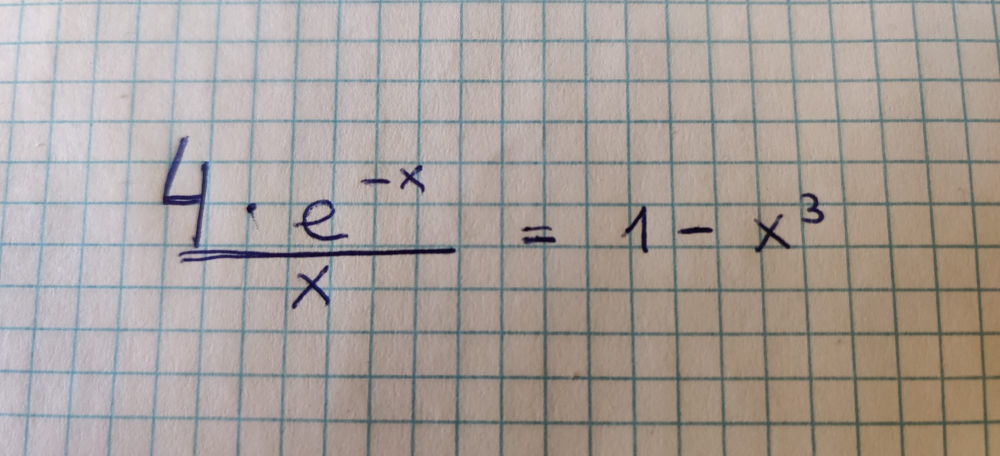
#> input picture exp.jpeg, 2000 x 912 px (shown at 1/2 size); its folder holds only this picture in this run
$ python -i segmentor2.py   (imports and definitions only)   (older library calls are emulated)
#> lines starting #> are read from the running program, lines starting #| are printed output that depends on the picture; after the words box and inside, x2 and y2 are one past the last pixel; in counts of white or black regions, pixels touching at a corner belong together
"""
Separate each contour and save as images
"""
import cv2
import numpy as np
import skimage
from skimage import measure
from skimage.exposure import exposure
import skimage.transform

cropped_imgs = []
cropped_rects = []


def getName(rect):
    return str(rect[0]) + '_' + str(rect[0] + rect[2]) + '_' + str(rect[1]) + "_" + str(rect[1] + rect[3]) + '.png'


def targetNum(blobs_labels):
    (h, w) = blobs_labels.shape
    edge1 = blobs_labels[0]
    edge2 = blobs_labels[h - 1]
    edge3 = blobs_labels[:, 0]
    edge4 = blobs_labels[:, w - 1]
    edges = []
    edges.extend(edge1)
    edges.extend(edge2)
    edges.extend(edge3)
    edges.extend(edge4)
    edges = [x for x in edges if x != 0]
    nums = list(set(edges))
    for num in nums:
        if (num in edge1) and (num in edge2) and (num in edge3) and (num in edge4):
            # print(num)
            return num
    return 0


def padding_square(img):
    """
    :type img: ndarray
    :rtype: ndarray
    """
    # TODO: add padding to right/bottom side of img and make it a square
    img = exposure.adjust_gamma(img, 0.15)
    (vertical_pixel, horizontal_pixel) = img.shape
    if vertical_pixel > horizontal_pixel:
        horizontal_padding = int(round(vertical_pixel - horizontal_pixel))
        horizontal_padding = int(horizontal_padding / 1)
        padding = ((0, 0), (horizontal_padding, horizontal_padding))
    else:
        vertical_padding = int(round(horizontal_pixel - vertical_pixel))
        vertical_padding = int(vertical_padding / 2)
        padding = ((vertical_padding, vertical_padding), (0, 0))
    img = skimage.util.pad(img, padding, 'constant', constant_values=0)
    return img


def padding_32(img):
    """
    :type img: ndarray
    :rtype: ndarray
    """
    # TODO: add padding to 32*32
    padding = ((2, 2), (2, 2))
    img = skimage.util.pad(img, padding, 'constant', constant_values=0)
    return img


def isBar(img, rect):
    treshold1 = 0.5
    treshold2 = 3
    used = 0
    total = 0
    for i in img:
        total += 1
        if i == 1:
            used += 1
    usage = used / total
    ratio = rect[2] / rect[3]
    return usage > treshold1 or ratio > treshold2


def overlap(bars_rect, i, j):
    r1 = bars_rect[i]
    r2 = bars_rect[j]
    if (r1[0] + r1[2]) < r2[0] or r1[0] > (r2[0] + r2[2]):  # don't even touch horizontally
        return False
    temp_array = [r1[0], r1[0] + r1[2],
                  r2[0], r2[0] + r2[2]]
    temp_array.sort()
    vert_overlap_rate = (temp_array[2] - temp_array[1]) / (temp_array[3] - temp_array[0])
    return vert_overlap_rate > 0.6


def cropImg(im_temp2, new_rect):
    rect = new_rect
    cv2.imwrite("./output/" + getName(rect), im_temp2)
    im_temp2 = im_temp2 * 255
    im_temp2 = padding_square(im_temp2)
    im_temp2 = im_temp2 / 255
    im_temp2 = cv2.resize(im_temp2, (28, 28), interpolation=cv2.INTER_AREA)
    im_temp2 = padding_32(im_temp2)
    # cv2.imwrite(getName(rect), im_temp2)
    cropped_imgs.append(im_temp2)
    # cv2.imwrite(f'croppedImage{len(cropped_imgs)}.png', im_temp2)
    cropped_rects.append([rect[0], rect[1], rect[0] + rect[2], rect[1] + rect[3]])


def img_combine(img1, img2, r1, r2, base_rect):
    w = base_rect[2]
    h = base_rect[3]
    base_w = base_rect[0]
    base_h = base_rect[1]
    r1 = [r1[0] - base_w, r1[1] - base_h, r1[2], r1[3]]
    r2 = [r2[0] - base_w, r2[1] - base_h, r2[2], r2[3]]
    img1 = skimage.util.pad(img1, ((r1[1], h - r1[3] - r1[1]), (r1[0], w - r1[2] - r1[0])), 'constant',
                            constant_values=0)
    img2 = skimage.util.pad(img2, ((r2[1], h - r2[3] - r2[1]), (r2[0], w - r2[2] - r2[0])), 'constant',
                            constant_values=0)
    new_im = ((img1 + img2) > 0) * 1
    return new_im


def process(image_path):
#> called with image_path = '../exp.jpeg'
    im_gray = cv2.imread(image_path, 0)
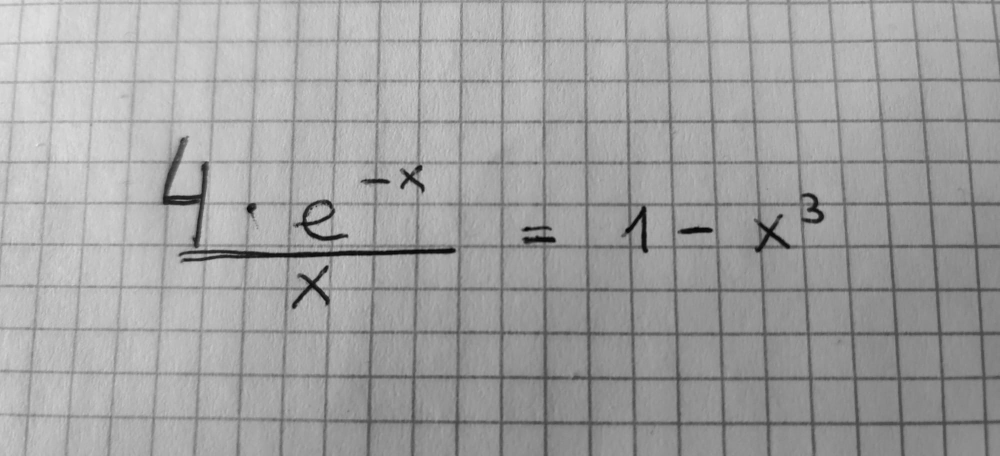
#> im_gray: shape (912, 2000) (shown at 1/2 size); min 0, max 231, mean 160.6
    cv2.imwrite('1_original.png', im_gray)
    # Convert to grayscale and apply Gaussian filtering
    im_gray = cv2.GaussianBlur(im_gray, (11, 11), 0)
    cv2.imwrite('2_gaussianblur.png', im_gray)
    im = 255 - im_gray
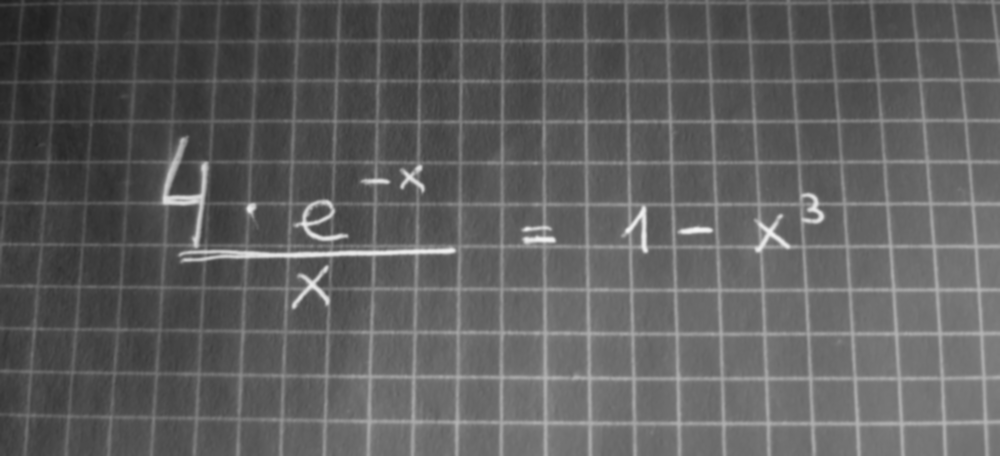
#> im: shape (912, 2000) (shown at 1/2 size); min 32, max 245, mean 94.4
    cv2.imwrite('3_negative.png', im)
    # Threshold the image
    ret, im_th = cv2.threshold(im, 220, 255, cv2.THRESH_BINARY_INV)  # 127
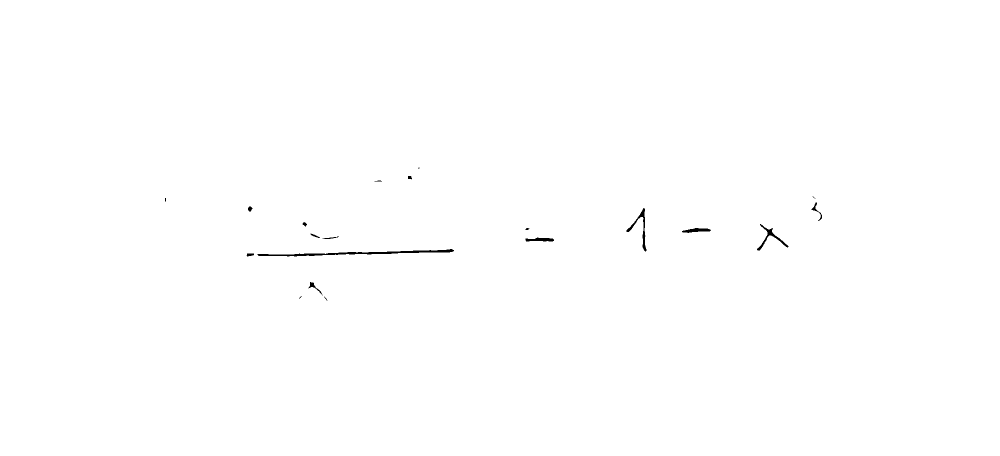
#> im_th: shape (912, 2000) (shown at 1/2 size); 99.8% white; 20 black regions (5 under 20 px), largest, box (x1, y1, x2, y2) and area: (515, 498, 908, 513) 1588, (1253, 416, 1293, 503) 560, (1514, 448, 1577, 501) 506
    cv2.imwrite('4_threshold.png', im_th)

    im2, ctrs, hier = cv2.findContours(im_th.copy(), cv2.RETR_EXTERNAL, cv2.CHAIN_APPROX_SIMPLE)
#> ctrs = [[[0, 0], [0, 911], [1999, 911], [1999, 0]]]
    cv2.imwrite('5_findContours.png', im2)
    rects = [cv2.boundingRect(ctr) for ctr in ctrs]
#> rects = [(0, 0, 2000, 912)]
    rects.sort()
    bars_rect = []
    bars_im = []

    for rect in rects:
        # create new img file
        im_temp = im2[rect[1]:rect[1] + rect[3], rect[0]:rect[0] + rect[2]]
        blobs_labels = measure.label(im_temp, connectivity=5, neighbors=8, background=0, return_num=False)
        im_temp = (blobs_labels == targetNum(blobs_labels)) * 1
        if isBar(im_temp.flatten(), rect):
            bars_rect.append(rect)
            bars_im.append(im_temp)
        else:
            cropImg(im_temp, rect)
            cv2.rectangle(im, (rect[0], rect[1]), (rect[0] + rect[2], rect[1] + rect[3]), (0, 255, 0), 3)
#> this loop made 1 pass
#> (h in targetNum, w in targetNum, nums in targetNum, treshold1 in isBar, treshold2 in isBar) on pass 1: (912, 2000, [1], 0.5, 3)
#> after the loop, bars_im = 1 item; bars_rect = [(0, 0, 2000, 912)]

    change_flag = True
    while change_flag:
        change_flag = False
        i = -1
        j = -1
        for i in range(-1, len(bars_rect) - 1):
            i += 1
            j = i
            if i >= len(bars_rect):
                break
            for j in range(i, len(bars_rect) - 1):
                j += 1
                if j >= len(bars_rect):
                    break
                if overlap(bars_rect, i, j):
                    change_flag = True
                    new_rect = (min(bars_rect[i][0], bars_rect[j][0]),
                                min(bars_rect[i][1], bars_rect[j][1]),
                                max(bars_rect[i][0] + bars_rect[i][2], bars_rect[j][0] + bars_rect[j][2]) - min(
                                    bars_rect[i][0], bars_rect[j][0]),
                                max(bars_rect[i][1] + bars_rect[i][3], bars_rect[j][1] + bars_rect[j][3]) - min(
                                    bars_rect[i][1], bars_rect[j][1]))
                    new_im = img_combine(bars_im[i], bars_im[j], bars_rect[i], bars_rect[j], new_rect)
                    del bars_rect[j]
                    del bars_rect[i]
                    del bars_im[j]
                    del bars_im[i]
                    bars_rect.append(new_rect)
                    bars_im.append(new_im)
    for i in range(len(bars_rect)):
        global cropped_imgs
        rect = bars_rect[i]
        cropImg(bars_im[i], rect)
        cv2.rectangle(im, (rect[0], rect[1]), (rect[0] + rect[2], rect[1] + rect[3]), (0, 255, 0), 3)
        im = 255 - im
#> this loop made 1 pass
#> pass 1, in padding_square, `img = skimage.util.pad(img, padding, 'constant', constant_values=0)`:
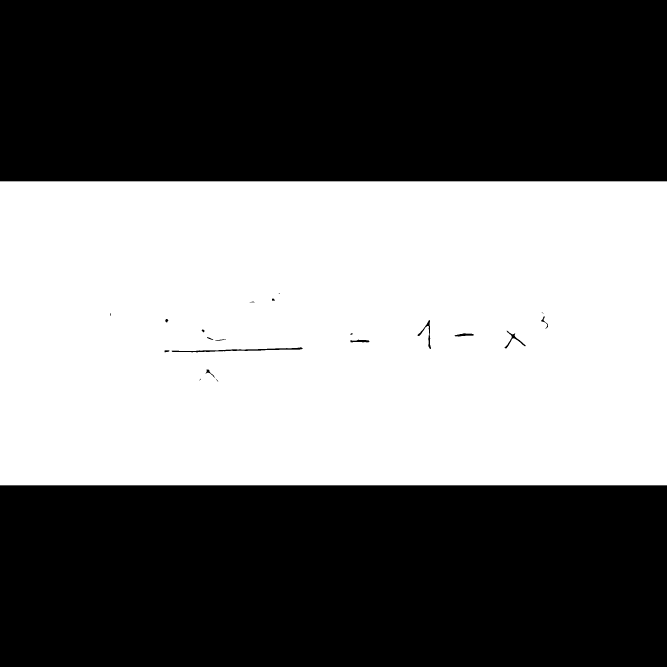
#> img: shape (2000, 2000) int64 (shown at 1/3 size); values 0 (black) and 3.03e+16 (white), 45.5% white; 1 white region, box (x1, y1, x2, y2) and area: (0, 544, 2000, 1456) 1819981
    cropped_imgs = [x for _, x in sorted(zip(cropped_rects, cropped_imgs))]
#> cropped_imgs = 1 item
    [cv2.imwrite(f'cropped_img{idx}.png', im) for idx, im in enumerate(cropped_imgs)]
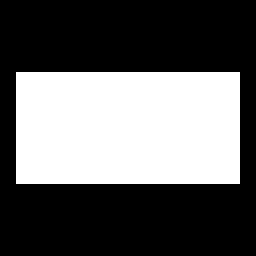
#> saved as cropped_img0.png: shape (32, 32) (shown 8 times larger); 38.3% white; 1 white region, box (x1, y1, x2, y2) and area: (2, 9, 30, 23) 392
    return cropped_imgs, cropped_rects.sort()

>>> result = process('../exp.jpeg')
